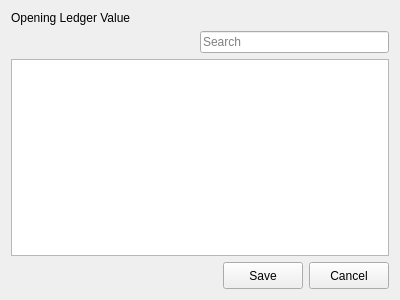
<?xml version="1.0" encoding="UTF-8"?>
<ui version="4.0">
 <class>LedgerOpeningValues</class>
 <widget class="QWidget" name="LedgerOpeningValues">
  <property name="geometry">
   <rect>
    <x>0</x>
    <y>0</y>
    <width>400</width>
    <height>300</height>
   </rect>
  </property>
  <property name="windowTitle">
   <string>Form</string>
  </property>
  <layout class="QVBoxLayout" name="verticalLayout">
   <item>
    <widget class="QLabel" name="label">
     <property name="text">
      <string>Opening Ledger Value</string>
     </property>
    </widget>
   </item>
   <item>
    <layout class="QHBoxLayout" name="horizontalLayout_2">
     <item>
      <spacer name="horizontalSpacer_2">
       <property name="orientation">
        <enum>Qt::Horizontal</enum>
       </property>
       <property name="sizeHint" stdset="0">
        <size>
         <width>40</width>
         <height>20</height>
        </size>
       </property>
      </spacer>
     </item>
     <item>
      <widget class="QLineEdit" name="lineEdit">
       <property name="placeholderText">
        <string>Search</string>
       </property>
      </widget>
     </item>
    </layout>
   </item>
   <item>
    <widget class="QTableWidget" name="tableWidget"/>
   </item>
   <item>
    <layout class="QHBoxLayout" name="horizontalLayout">
     <item>
      <spacer name="horizontalSpacer">
       <property name="orientation">
        <enum>Qt::Horizontal</enum>
       </property>
       <property name="sizeHint" stdset="0">
        <size>
         <width>40</width>
         <height>20</height>
        </size>
       </property>
      </spacer>
     </item>
     <item>
      <widget class="QPushButton" name="pushButton">
       <property name="minimumSize">
        <size>
         <width>80</width>
         <height>27</height>
        </size>
       </property>
       <property name="text">
        <string>Save</string>
       </property>
      </widget>
     </item>
     <item>
      <widget class="QPushButton" name="pushButton_2">
       <property name="minimumSize">
        <size>
         <width>80</width>
         <height>27</height>
        </size>
       </property>
       <property name="text">
        <string>Cancel</string>
       </property>
      </widget>
     </item>
    </layout>
   </item>
  </layout>
 </widget>
 <resources/>
 <connections/>
</ui>
